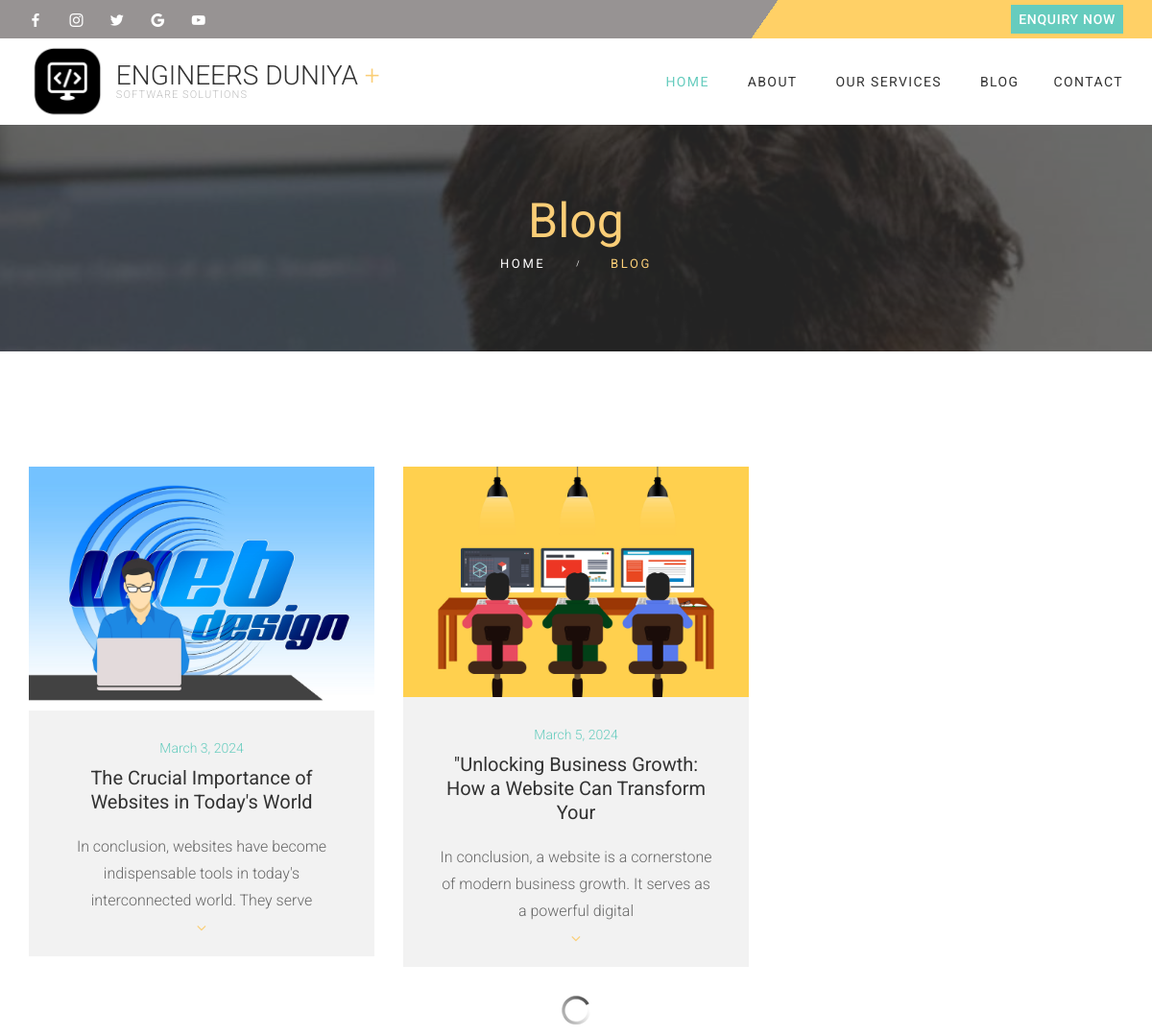
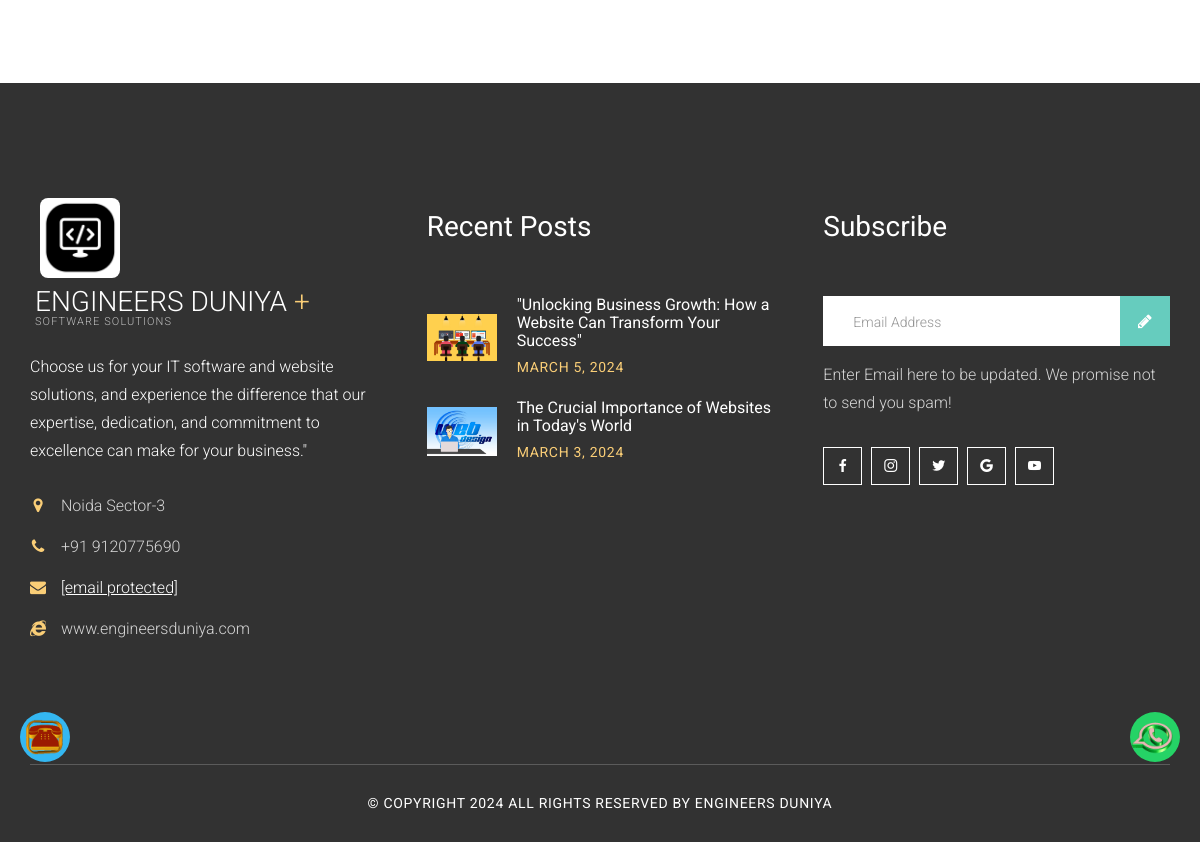
The app's page /blog-grid/ with its own data (2 pictures, top to bottom).
### mainApp/models.py (models this page shows, shortened)
class BlogPost(models.Model):
    id = models.AutoField(primary_key=True)
    image = models.ImageField(upload_to="uploads")
    date = models.DateField(auto_now=True)
    title = models.CharField(max_length=1000)
    content = RichTextField()
    summery = models.TextField(default="",blank=True)

### mainApp/views.py (the view)
# urls.py: path('blog-grid/',views.blog),
def blog(Request):
    blogData = BlogPost.objects.all().order_by("id").reverse()[:3]
    blogDataAll = BlogPost.objects.all()
    return render(Request,"blog-grid.html",{"blogDataAll":blogDataAll,"blogData":blogData})

### mainApp/templates/blog-grid.html
{%extends "index.html"%}
{%load static%}
{%block body%}
			<section class="page_breadcrumbs ds parallax background_overlay section_padding_top_65 section_padding_bottom_65">
				<div class="container">
					<div class="row">
						<div class="col-sm-12 text-center">
							<h2 class="highlight2">Blog</h2>
							<ol class="breadcrumb darklinks color2">
								<li>
									<a href="/">
							Home
						</a>
								</li>
								<li class="active">Blog</li>
							</ol>
						</div>
					</div>
				</div>
			</section>
			<section class="ls page_portfolio section_padding_top_100 section_padding_bottom_75">
				<div class="container">
					<div class="row">
						<div class="col-sm-12">
							<div class="isotope_container isotope row masonry-layout columns_margin_bottom_20">
							{%for i in blogDataAll%}
							<div class="isotope-item col-lg-4 col-md-6 col-sm-12">
								<article class="vertical-item content-padding with_background text-center  overflow-hidden">
									<div class="item-media">
										<img src="{{i.image.url}}" alt="">
									</div>
									<div class="item-content">
										<p class="text-center item-meta">
											<span class="entry-date highlightlinks">
												<a href="/blog-single-left/{{i.id}}" rel="bookmark">
													<time class="entry-date" datetime="2017-03-13T08:50:40+00:00">
														{{i.date}}
													</time>
												</a>
											</span>
										</p>
										<h4 class="entry-title" style="font-size: 20px;">
											<a href="/blog-single-left/{{i.id}}">{{i.title|slice:":60"}}</a>
										</h4>
										<p class="margin_0">
											{{i.summery|slice:":100"}}
										</p>
										<a href="/blog-single-left/{{i.id}}" class="read-more"></a>
									</div>
								</article>
							</div>
							{%endfor%}
							</div>
							<div class="row">
								<div class="col-sm-12 text-center">
									<img src="{%static 'img/loading.png'%}" alt="" class="fa-spin" />
								</div>
							</div>
						</div>
					</div>
				</div>
			</section>
			{%endblock%}

### mainApp/templates/index.html (shortened to what this page needs)
{%load static%}
<!DOCTYPE html>
<html class="no-js">
<head>
	<link rel="stylesheet" href="{%static 'css/bootstrap.min.css'%}">
	<link rel="stylesheet" href="{%static 'css/animations.css'%}">
	<link rel="stylesheet" href="{%static 'css/fonts.css'%}">
	<link rel="stylesheet" href="{%static 'css/main.css'%}" class="color-switcher-link">
</head>
<body>
      <div class="floating-icons">
        <a class="whatsapp" href="https://api.whatsapp.com/send?phone=9120775690" target="_blank" title="Chat on WhatsApp">
			<img src="{%static 'images/engineers/g3.gif'%}" style="padding-bottom: 3px;" alt="">
        </a>
        <a class="contact" href="tel:+919120775690" title="Contact Us">
			<img src="{%static 'images/engineers/g5.gif'%}" style="padding-bottom: 3px;" alt="">
        </a>
      </div>
	<div id="canvas">
		<div id="box_wrapper">
			<section class="page_topline with_search ls ms section_padding_top_5 section_padding_bottom_5 table_section">
				<div class="container">
					<div class="row">
						<div class="col-sm-8 text-center text-sm-left">
							<p class="greylinks">
					<a class="social-icon soc-facebook" href="#" title="Facebook"></a>
					<a class="social-icon soc-instagram" href="#" title="Instagram"></a>
					<a class="social-icon soc-twitter" href="#" title="Twitter"></a>
					<a class="social-icon soc-google" href="#" title="Google"></a>
					<a class="social-icon soc-youtube" href="#" title="Youtube"></a>
				</p>
						</div>
						<div class="col-sm-4 text-center text-sm-right">
							<a href="/contact/" class="theme_button color1" style="margin: 0; padding:8px;">Enquiry Now</a>
						</div>
					</div>
				</div>
			</section>
			<header class="page_header header_white toggler_right">
				<div class="container">
					<div class="row">
						<div class="col-sm-12 display_table">
							<div class="header_left_logo display_table_cell">
								<a href="/" class="logo top_logo">
									<img src="{%static 'images/logos.png'%}" style="height: 80px;" alt="">
									<span class="logo_text">
										<span class="big">Engineers Duniya
											<span class="highlight2">+</span>
										</span>
										<span class="small-text lightgrey">Software Solutions</span>
									</span>
								</a>
							</div>
							<div class="header_mainmenu display_table_cell text-right">
								<nav class="mainmenu_wrapper">
									<ul class="mainmenu nav sf-menu">
										<li class="active">
											<a href="/">Home</a>
										</li>
										<li>
											<a href="/about/">About</a>
										</li>
										<li>
											<a href="#">Our Services</a>
										</li>
										<li>
											<a href="/blog-grid/">Blog</a>
										<li>
											<a href="/contact/">Contact</a>
										</li>
									</ul>
								</nav>
							</div>
						</div>
					</div>
				</div>
			</header>
			{%block body%}{%endblock%}
			<footer class="page_footer ds section_padding_top_100 section_padding_bottom_65 columns_padding_25">
				<div class="container">
					<div class="row">
						<div class="col-md-4 col-sm-12">
							<div class="widget">
								<a href="index-2.html" class="logo top_logo bottommargin_20">
									<img src="{%static 'images/logos.png'%}" style="height: 80px; margin: 0 0 10px 10px; border-radius: 8px;" alt="">
									<span class="logo_text">
										<span class="big">Engineers Duniya
											<span class="highlight2">+</span>
										</span>
										<span class="small-text lightgrey">Software Solutions</span>
									</span>
								</a>
								<p class="grey">
									Choose us for your IT software and website solutions, and experience the difference that our expertise, dedication, and commitment to excellence can make for your business."
								</p>
								<div>
									<div class="media small-teaser inline-block">
										<div class="media-left media-middle">
											<i class="fa fa-map-marker highlight2" aria-hidden="true"></i>
										</div>
										<div class="media-body media-middle">
											Noida Sector-3
										</div>
									</div>
									<br>
									<div class="media small-teaser inline-block">
										<div class="media-left media-middle">
											<i class="fa fa-phone highlight2" aria-hidden="true"></i>
										</div>
										<div class="media-body media-middle">
											+91 9120775690
										</div>
									</div>
									<br>
									<div class="media small-teaser inline-block">
										<div class="media-left media-middle">
											<i class="fa fa-envelope highlight2" aria-hidden="true"></i>
										</div>
										<div class="media-body media-middle darklinks underlined-links">
											<a href="#"><span class="__cf_email__" data-cfemail="04676b69626b76702f44777174746b76702a676b69">[email&#160;protected]</span></a>
										</div>
									</div>
									<div class="media small-teaser inline-block">
										<div class="media-left media-middle">
											<i class="fa fa-internet-explorer highlight2" aria-hidden="true"></i>
										</div>
										<div class="media-body media-middle greylinks">
											<a href="#">www.engineersduniya.com</a>
										</div>
									</div>
								</div>
							</div>
						</div>
						<div class="col-md-4 col-sm-6">
							<div class="widget widget_recent_posts topmargin_20">
								<h3 class="widget-title">Recent Posts</h3>
								<ul class="media-list">
									{%for i in blogData%}
									<li class="media">
										<div class="media-left media-middle">
											<img src="{{i.image.url}}" alt="" />
										</div>
										<div class="media-body media-middle">
											<h4>
												<a href="/blog-single-left/{{i.id}}">
													{{i.title}}
												</a>
											</h4>
											<span class="entry-date highlight2 small-text">
												<time class="entry-date" datetime="2017-03-13T08:50:40+00:00">
													{{i.date}}
												</time>
											</span>
										</div>
									</li>
									{%endfor%}
								</ul>
							</div>
						</div>
						<div class="col-md-4 col-sm-6">
							<div class="widget widget_mailchimp topmargin_20">
								<h3 class="widget-title">Subscribe</h3>
								<form action="/subscribtions/" method="post">
									<div class="form-group">
										<input name="email" type="email" class="mailchimp_email form-control" placeholder="Email Address">
									</div>
									<button type="submit" class="theme_button color1">Send</button>
									<p>
							Enter Email here to be updated. We promise not to send you spam!
						</p>
								</form>
								<div class="darklinks topmargin_30">
									<a href="#" class="social-icon border-icon soc-facebook"></a>
									<a href="#" class="social-icon border-icon soc-instagram"></a>
									<a href="#" class="social-icon border-icon soc-twitter"></a>
									<a href="#" class="social-icon border-icon soc-google"></a>
									<a href="#" class="social-icon border-icon soc-youtube"></a>
								</div>
							</div>
						</div>
					</div>
				</div>
			</footer>
			<section class="ds page_copyright section_padding_15 with_top_border_container">
				<div class="container">
					<div class="row">
						<div class="col-sm-12 text-center">
							<p class="small-text grey">&copy; Copyright 2024 All Rights Reserved By Engineers Duniya</p>
						</div>
					</div>
				</div>
			</section>
		</div>
	</div>
</body>
</html>

### mainApp/templates/index.html (style rules this page uses)
.floating-icons a.whatsapp { position: fixed; z-index: 1000; bottom: 70px; right: 20px; display: block; width: 50px; height: 50px; background-color: #25D366; color: #fff; text-align: center; line-height: 50px; font-size: 20px; border-radius: 50%; margin-bottom: 10px; text-decoration: none; transition: background-color 0.3s; }
.floating-icons a.contact { position: fixed; z-index: 1000; bottom: 70px; left: 20px; display: block; width: 50px; height: 50px; background-color: #25D366; color: #fff; text-align: center; line-height: 50px; font-size: 20px; border-radius: 50%; margin-bottom: 10px; text-decoration: none; transition: background-color 0.3s; }
.floating-icons a.contact { background-color: #34B7F1; }

### records on screen
BlogPost: image (picture), date "March 3, 2024", title "The Crucial Importance of Websites in Today's World", summery "In conclusion, websites have become indispensable tools in today's interconnected world. They serve", date "MARCH 3, 2024"
BlogPost: image (picture), date "March 5, 2024", title "\"Unlocking Business Growth: How a Website Can Transform Your", summery "In conclusion, a website is a cornerstone of modern business growth. It serves as a powerful digital", title "\"Unlocking Business Growth: How a Website Can Transform Your Success\"", date "MARCH 5, 2024"
